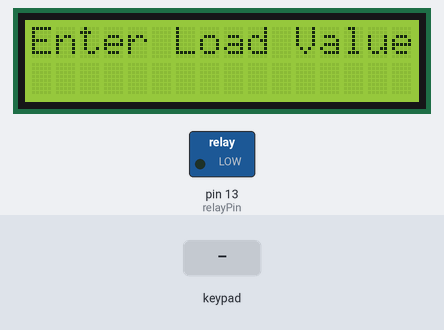
This sketch was run on a simulated Arduino Uno, built with avr-gcc and run on an emulated ATmega328P. Parts: 16×2 character LCD, switched loads named in the sketch (green lamp = pin HIGH). The test bench sets the inputs (shaded band).

Above: at 3.3 s.
3.4 s: keypad keys 9 8 7 6 D pressed 0.4 s apart
At 5.0 s:
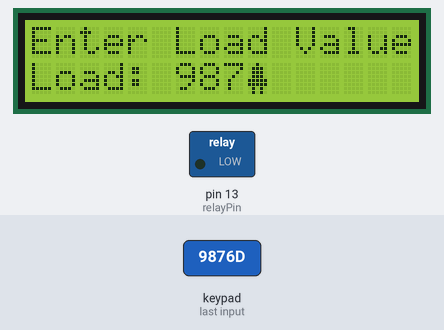
At 7.6 s:
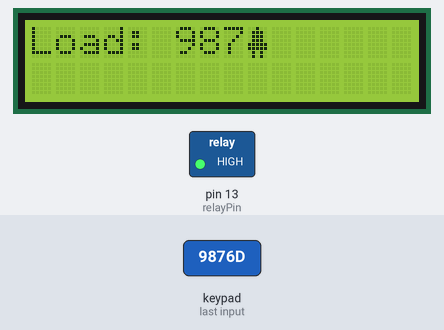
Timing chart, 0 to 13.6 s (numbered marks = the images above; inputs shaded):
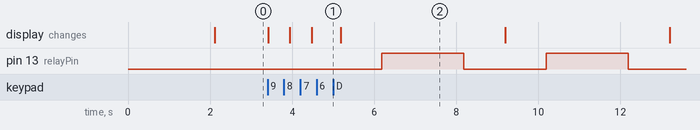

The sketch:

_To_Test_The_Life_Cycle_Of_Electrical_Loads_With_An_Arduino_.ino
```cpp
#include <Wire.h>
#include <LiquidCrystal_I2C.h>
#include <Keypad.h>

// Define the LCD screen
LiquidCrystal_I2C lcd(0x27, 16, 2);

// Define the relay pin
int relayPin = 13;

// Define the keypad layout
const byte ROW_NUM = 4;
const byte COLUMN_NUM = 4;

char keys[ROW_NUM][COLUMN_NUM] = {
  {'1','2','3','A'},
  {'4','5','6','B'},
  {'7','8','9','C'},
  {'*','0','#','D'}
};

byte pin_rows[ROW_NUM] = {9, 8, 7, 6};
byte pin_column[COLUMN_NUM] = {5, 4, 3, 2};

Keypad keypad = Keypad(makeKeymap(keys), pin_rows, pin_column, ROW_NUM, COLUMN_NUM);

// Define a custom character (Arrow)
byte arrow[8] = {
  B00100,
  B01110,
  B01110,
  B01110,
  B11111,
  B11111,
  B01010,
  B01010,
};

void setup() {
  pinMode(relayPin, OUTPUT);
  lcd.begin();
  lcd.createChar(0, arrow);  // Define custom character at position 0

  lcd.setCursor(0, 0);
  lcd.print("Welcome to");
  lcd.setCursor(0, 1);
  lcd.print("Load Test");
  delay(2000);  // Display the welcome message for 2 seconds
  lcd.clear();

  lcd.setCursor(0, 0);
  lcd.print("Enter Load Value");
}

void loop() {
  static int loadValue = 0; // Declare loadValue at the beginning of loop

  char key = keypad.getKey();

  if (key && (key >= '0' && key <= '9')) {
    if (loadValue < 100) {
      loadValue = loadValue * 10 + (key - '0');
      if (loadValue > 999) {
        loadValue = 999; // Limit maximum input value to 999
      }

      lcd.setCursor(0, 1);
      lcd.print("Load: ");
      lcd.print(loadValue);
      lcd.write(byte(0));  // Display custom character (Arrow)
      delay(500); // Small delay for better input readability
    }
  }
  else if (key == 'D') { // Change from '#' to 'D' for enter key
    if (loadValue > 0) {
      startLoadTest(loadValue);
      loadValue = 0; // Reset loadValue after the test
    }
  }
}

void startLoadTest(int initialLoad) {
  int stepSize = 1; // Set your step size
  for (int load = initialLoad; load >= 0; load -= stepSize) {
    lcd.clear();
    lcd.print("Load: ");
    lcd.print(load);
    lcd.write(byte(0));  // Display custom character (Arrow)
    delay(1000);

    activateRelay(); // Activate relay for load testing

    delay(2000); // Adjust the delay based on your load characteristics

    deactivateRelay(); // Deactivate relay

    delay(1000); // Add a delay between tests (adjust as needed)
  }

  lcd.clear();
  lcd.print("Test complete");
  delay(2000); // Display "Test complete" for 2 seconds

  lcd.clear();
  lcd.setCursor(0, 0);
  lcd.print("Enter Load Value");
}

void activateRelay() {
  digitalWrite(relayPin, HIGH);
}

void deactivateRelay() {
  digitalWrite(relayPin, LOW);
}
```

Measured:
- after the input at 3.4 s, pin 13 (relayPin): alternates HIGH for 2.0 s and LOW for 2.0 s, starting after 2.8 s; the display: first changes at once (image 1 shows a later state)
